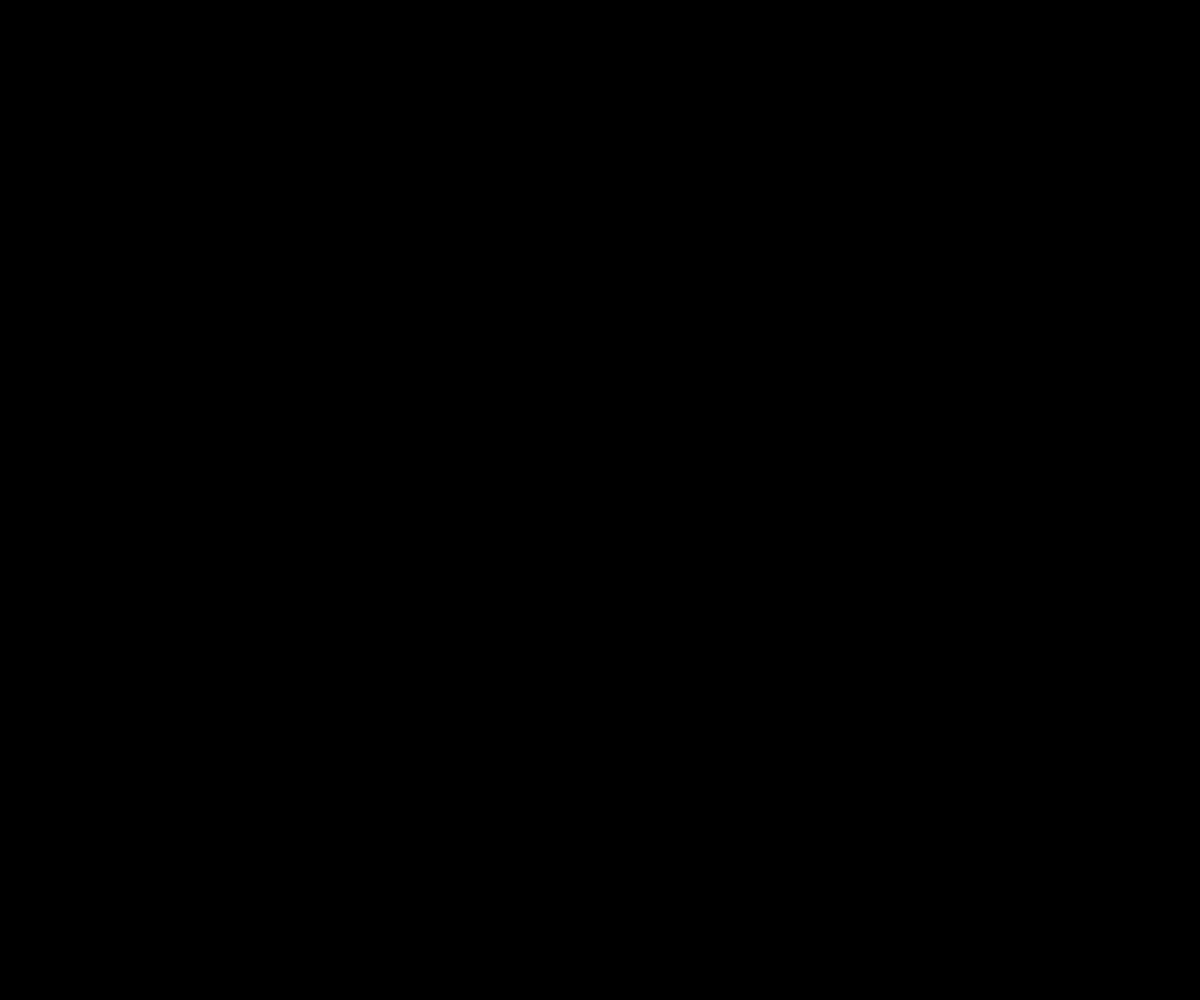
Frame 1 (no input)
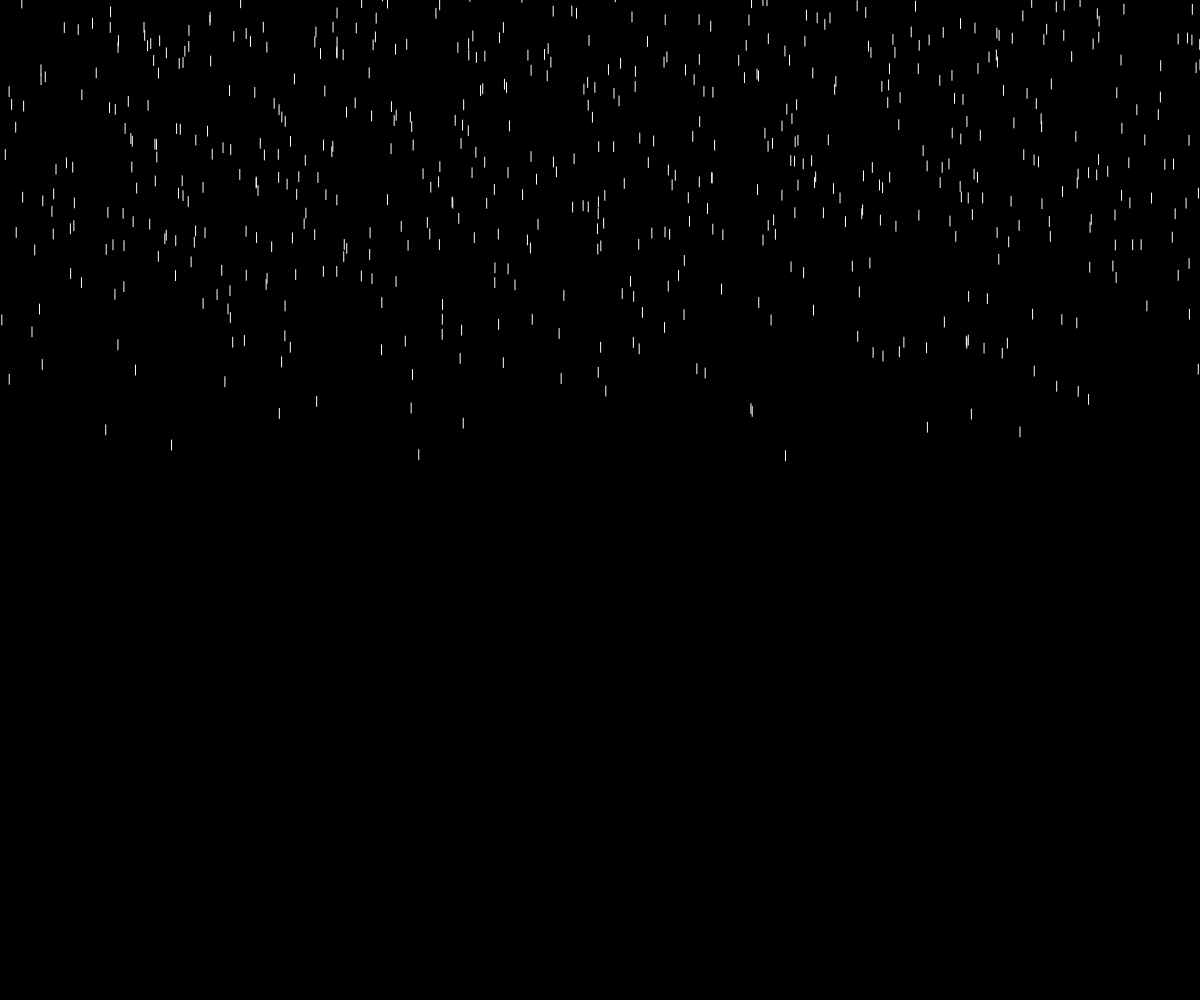
Frame 60 (no input)
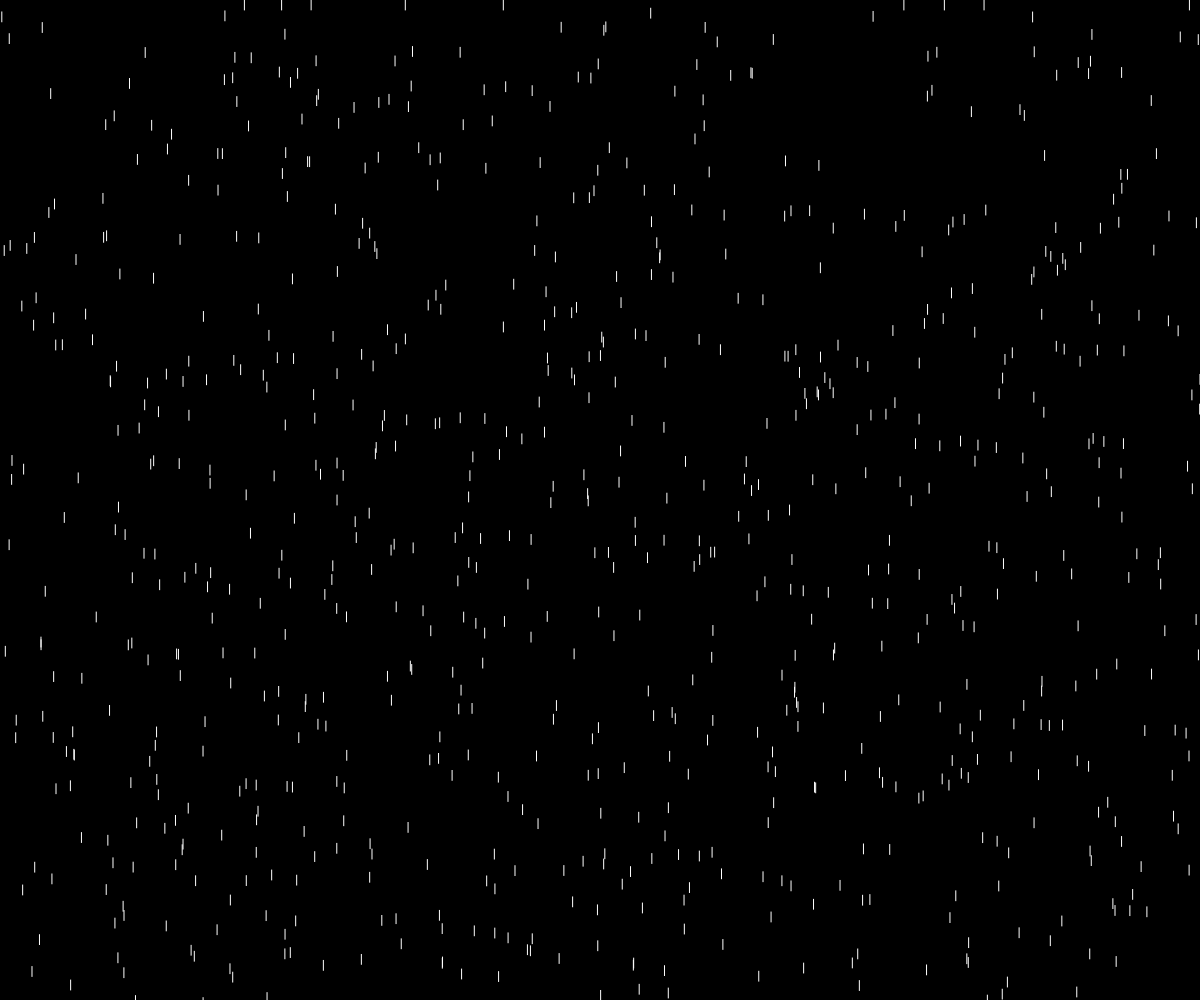
Frame 120 (the mouse pressed at the canvas centre since frame 60)

The p5.js sketch that drew these frames (run headless with seeded random() and noise() and a simulated clock; from frame 60 on, the mouse is pressed at the canvas centre):

// p5.js sketch
// ── sketch.js
var drops = [];

function setup() {
	createCanvas(
		window.innerWidth,
		window.innerHeight
	);
	for (var i = 0; i < 800; i++) {
		drops.push(new Drop());
	}
}

function draw() {
	background(0);
	drops.forEach(drop => {
		drop.show();
	});
}

function Drop() {
	this.x = random(window.innerWidth);
	this.y = round(random(-500,-250));
	this.z = random(0,20);
	this.speed = random(4,12);

	this.fall = () => {
		this.y = (this.y > innerHeight) ? this.y = 0 : this.y += this.speed;
	};

	this.show = () => {
		stroke(255, 255, 255);
		line(this.x, this.y, this.x, this.y + round(10));
		this.fall();
	};
}
